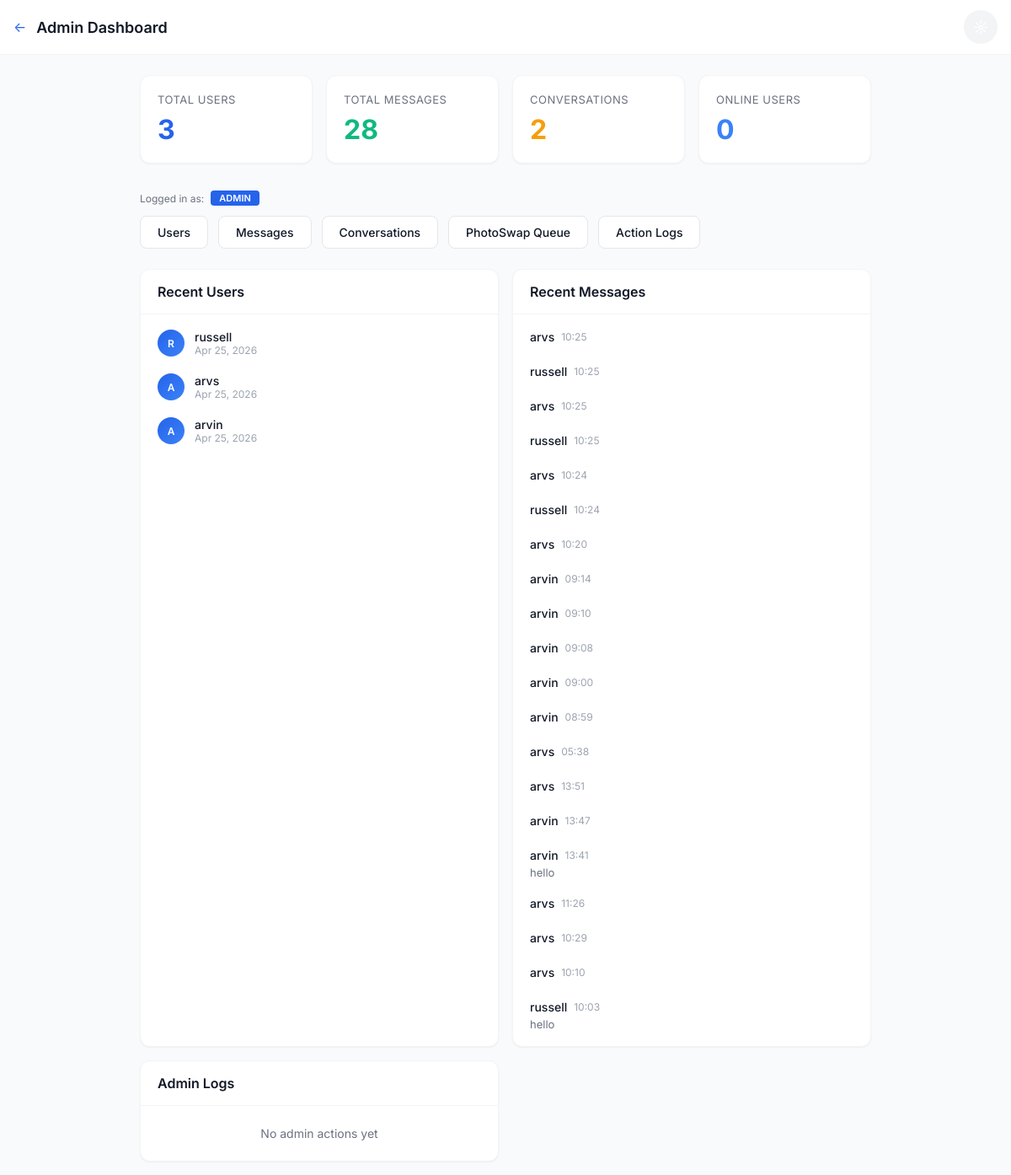
The app's page /chat/admin/dashboard/ (signed in), older data.
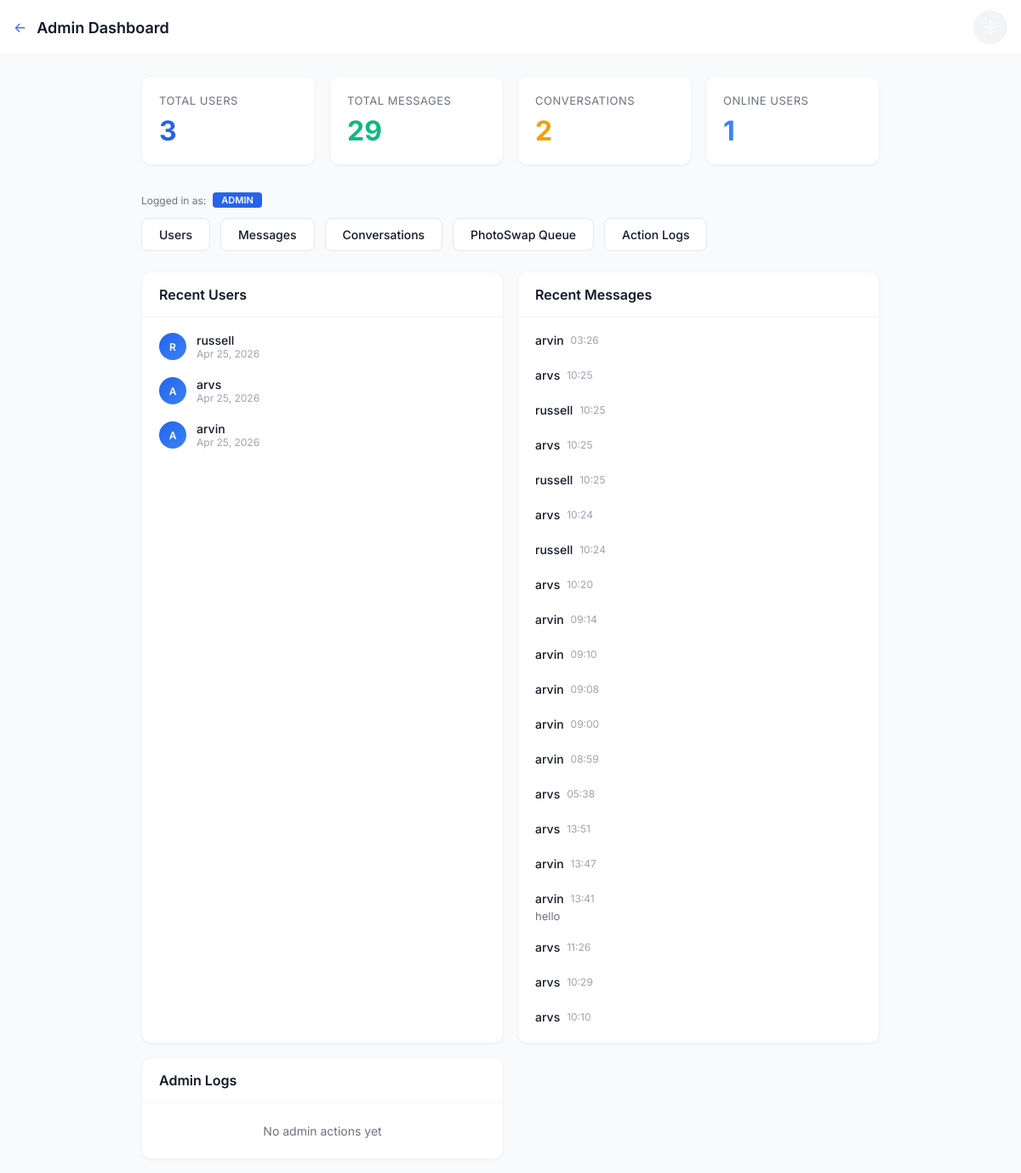
The same page, newer data.
### chat/models.py (models this page shows, shortened)
class Message(models.Model):
    id = models.UUIDField(primary_key=True, default=uuid.uuid4, editable=False)
    conversation = models.ForeignKey(Conversation, on_delete=models.CASCADE, related_name='messages')
    sender = models.ForeignKey(User, on_delete=models.CASCADE, related_name='sent_messages')
    text = models.TextField(blank=True)
    attachment = models.ForeignKey(Attachment, on_delete=models.CASCADE, null=True, blank=True)
    is_read = models.BooleanField(default=False)
    read_at = models.DateTimeField(null=True, blank=True)
    created_at = models.DateTimeField(auto_now_add=True)
    updated_at = models.DateTimeField(auto_now=True)
    is_deleted = models.BooleanField(default=False)
    deleted_for = models.ManyToManyField(User, related_name='deleted_messages', blank=True)
    is_view_once = models.BooleanField(default=False)
    view_once_consumed_by = models.ManyToManyField(
        User,
        related_name='consumed_view_once_messages',
        blank=True,
    )
    is_photo_swap = models.BooleanField(default=False)
    PHOTO_SWAP_STATUS_CHOICES = [
        ('active', 'Active'),
        ('pending', 'Pending'),
        ('approved', 'Approved'),
        ('rejected', 'Rejected'),
    ]
    photo_swap_status = models.CharField(
        max_length=10,
        choices=PHOTO_SWAP_STATUS_CHOICES,
        default='approved',
        blank=True,
        help_text='PhotoSwap state: active=waiting for response, pending=admin review, approved=revealed, rejected=blocked'
    )
    photo_swap_response_to = models.ForeignKey(
        'self',
        on_delete=models.SET_NULL,
        null=True,
        blank=True,
        related_name='photo_swap_responses',
        help_text='Links a response message to the original PhotoSwap message'
    )
    class Meta:
        db_table = 'chat_message'
        ordering = ['created_at']
        indexes = [
            models.Index(fields=['conversation', 'created_at']),
            models.Index(fields=['sender', 'created_at']),
        ]

### chat/views_admin.py (the view)
# urls.py: path('admin/dashboard/', views_admin.admin_dashboard, name='admin_dashboard'),
@login_required
@user_passes_test(is_staff_or_admin, login_url='chat_list')
def admin_dashboard(request):
    stats = {
        'total_users': User.objects.count(),
        'total_messages': Message.objects.filter(is_deleted=False).count(),
        'total_conversations': Conversation.objects.count(),
        'online_users': UserProfile.objects.filter(is_online=True).count(),
    }
    last_7 = timezone.now() - timedelta(days=7)
    stats['messages_last_7'] = Message.objects.filter(created_at__gte=last_7, is_deleted=False).count()
    stats['new_users_7'] = User.objects.filter(date_joined__gte=last_7).count()
    recent_users = User.objects.order_by('-date_joined')[:10]
    recent_messages = Message.objects.filter(is_deleted=False).order_by('-created_at')[:20]
    recent_logs = AdminLog.objects.order_by('-created_at')[:10]
    return render(request, 'chat/admin/dashboard.html', {
        'stats': stats,
        'recent_users': recent_users,
        'recent_messages': recent_messages,
        'recent_logs': recent_logs,
        'is_admin': is_admin_only(request.user),
    })

### chat/views_admin.py (called while the page is built)
def is_staff_or_admin(user):
    if user.is_superuser:
        return True
    profile = getattr(user, 'profile', None)
    if profile and profile.role in ('staff', 'admin'):
        return True
    return user.is_staff

def is_admin_only(user):
    if user.is_superuser:
        return True
    profile = getattr(user, 'profile', None)
    if profile and profile.role == 'admin':
        return True
    return False

### chat/templates/chat/admin/dashboard.html (shortened to what the changed rows need)
{% extends 'chat/base.html' %}
{% block content %}
<div style="max-width: 1200px; margin: 0 auto;">
    <div class="app-bar">
        <div style="display: flex; align-items: center; gap: 12px;">
            <h1>Admin Dashboard</h1>
        </div>
    </div>
    <div class="container" style="padding-top: 24px;">
        <div style="display: grid; grid-template-columns: repeat(auto-fit, minmax(200px, 1fr)); gap: 16px; margin-bottom: 32px;">
            <div class="card" style="padding: 20px;">
                <div style="font-size: 13px; color: var(--text-secondary); text-transform: uppercase; letter-spacing: 0.5px; margin-bottom: 8px;">Total Messages</div>
                <div style="font-size: 32px; font-weight: 700; color: var(--success);">{{ stats.total_messages }}</div>
            </div>
            <div class="card" style="padding: 20px;">
                <div style="font-size: 13px; color: var(--text-secondary); text-transform: uppercase; letter-spacing: 0.5px; margin-bottom: 8px;">Online Users</div>
                <div style="font-size: 32px; font-weight: 700; color: var(--accent);">{{ stats.online_users }}</div>
            </div>
        </div>
        <div style="display: grid; grid-template-columns: repeat(auto-fit, minmax(300px, 1fr)); gap: 16px;">
            <div class="card">
                <div style="padding: 8px;">
                    {% for user in recent_users %}
                    <div style="display: flex; align-items: center; gap: 12px; padding: 10px 12px; border-radius: var(--radius-sm);">
                        <div class="avatar avatar-sm">{{ user.username|first|upper }}</div>
                        <div style="flex: 1; min-width: 0;">
                            <div style="font-weight: 500; font-size: 14px;">{{ user.username }}</div>
                            <div style="font-size: 12px; color: var(--text-muted);">{{ user.date_joined|date:"M d, Y" }}</div>
                        </div>
                    </div>
                    {% empty %}
                    <div style="padding: 16px; text-align: center; color: var(--text-secondary); font-size: 14px;">No users yet</div>
                    {% endfor %}
                </div>
            </div>
            <div class="card">
                <div style="padding: 8px;">
                    {% for msg in recent_messages %}
                    <div style="padding: 10px 12px; border-radius: var(--radius-sm);">
                        <div style="display: flex; align-items: center; gap: 8px; margin-bottom: 4px;">
                            <span style="font-weight: 500; font-size: 14px;">{{ msg.sender.username }}</span>
                            <span style="font-size: 12px; color: var(--text-muted);">{{ msg.created_at|date:"H:i" }}</span>
                        </div>
                        <div style="font-size: 13px; color: var(--text-secondary); white-space: nowrap; overflow: hidden; text-overflow: ellipsis;">{{ msg.text|truncatechars:50 }}</div>
                    </div>
                    {% empty %}
                    <div style="padding: 16px; text-align: center; color: var(--text-secondary); font-size: 14px;">No messages yet</div>
                    {% endfor %}
                </div>
            </div>
        </div>
    </div>
</div>
{% endblock %}

Row changes from the older to the newer data that the page shows:
no longer on this page (row unchanged): Message: sender.username "russell", created_at "10:03", text "hello"
added Message: sender.username "arvin", created_at "03:26"
Text that changed along with them:
{{ stats.total_messages }}: "28" → "29"
{{ stats.online_users }}: "0" → "1"
